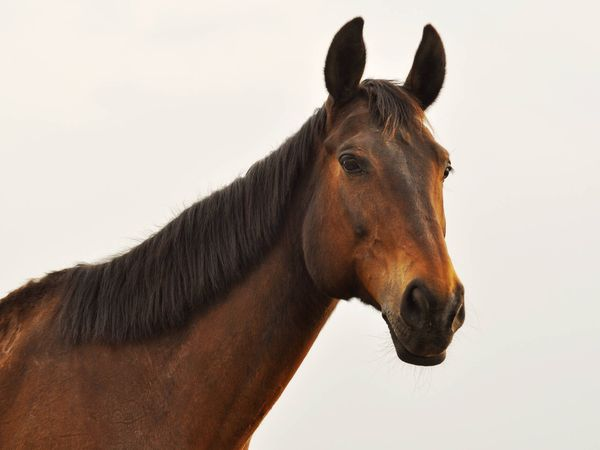
#> input picture caballo.jpg, 600 x 450 px
$ python 'Practica 4.py'
#> lines starting #> are read from the running program, lines starting #| are printed output that depends on the picture; after the words box and inside, x2 and y2 are one past the last pixel; in counts of white or black regions, pixels touching at a corner belong together
#Javier Alejandro Pérez Nuño 22310284 6E2
"""
Created on Thu Feb 13 13:11:24 2025

@author: javier_perez
"""

import cv2
import numpy as np

def cambiar_tono(imagen, canal):
    imagen_modificada = imagen.copy()
    imagen_modificada[:, :, canal] = np.clip(imagen_modificada[:, :, canal] * 1.5, 0, 255)
    return imagen_modificada.astype(np.uint8)

def to_chromatic_coordinates(img):
    img = img.astype(np.float32)
    sum_channels = np.sum(img, axis=2, keepdims=True) + 1e-6  # Evita división por cero
    return img / sum_channels

def white_patch(imgen):
    max_values = np.max(imgen, axis=(0, 1))  # Encuentra el valor máximo de cada canal (R, G, B)
    imagen_white_patch = (255 / max_values) * imagen  # Normaliza por el máximo y escala a 255
    return np.clip(imagen_white_patch, 0, 255).astype(np.uint8)

def clasificador(imagen):
    m, n, c = imagen.shape
    imagenr = np.zeros((m, n))

    for x in range(m):
        for y in range(n):
            rgb = imagen[x, y, 0] + imagen[x, y, 1] + imagen[x, y, 2]
            if rgb > 0:  # Evita división por cero
                imagenr[x, y] = imagen[x, y, 2] / rgb  # Canal rojo normalizado

    mask = imagenr > 0.4  # Umbral ajustable
    return (mask * 255).astype(np.uint8)

# Cargar imagen
imagen = cv2.imread("caballo.jpg").astype(np.float32)

# Crear imágenes con diferentes tonos
imagen_r = cambiar_tono(imagen, 2)  # Modificar canal Rojo
imagen_g = cambiar_tono(imagen, 1)  # Modificar canal Verde
#> call 2 of cambiar_tono, with canal = 1
#> in cambiar_tono (call 2), `imagen_modificada[:, :, canal] = np.clip(imagen_modificada[:, :, canal..`:
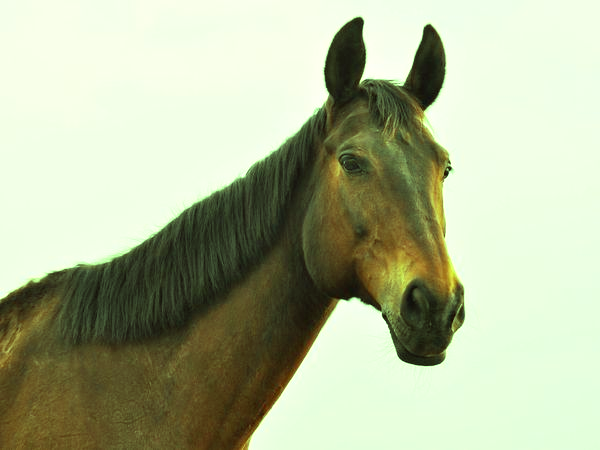
#> imagen_modificada: shape (450, 600, 3) float32; mean B, G, R 154.2, 185.6, 176.7
imagen_b = cambiar_tono(imagen, 0)  # Modificar canal Azul
#> call 3 of cambiar_tono, with canal = 0
#> in cambiar_tono (call 3), `imagen_modificada[:, :, canal] = np.clip(imagen_modificada[:, :, canal..`:
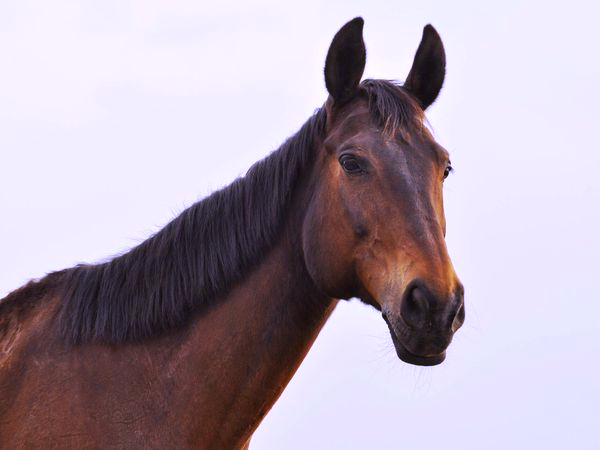
#> imagen_modificada: shape (450, 600, 3) float32; mean B, G, R 177.4, 163.6, 176.7

# Aplicar coordenadas cromáticas
imagen_crom1 = to_chromatic_coordinates(imagen)
imagen_crom2 = to_chromatic_coordinates(imagen_r)
imagen_crom3 = to_chromatic_coordinates(imagen_g)
imagen_crom4 = to_chromatic_coordinates(imagen_b)
#> in to_chromatic_coordinates (call 4), `return img / sum_channels`:
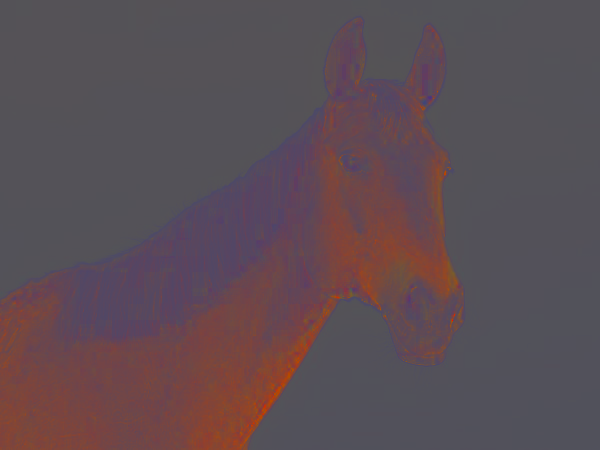
#> returned value: shape (450, 600, 3) float32; mean of channels 0, 1, 2 0.331, 0.305, 0.365; drawn as B, G, R

# Aplicar clasificador antes de White Patch
imagen_clas1 = clasificador(imagen_crom1)
#> after the loop in clasificador, `for x in range(m):`:
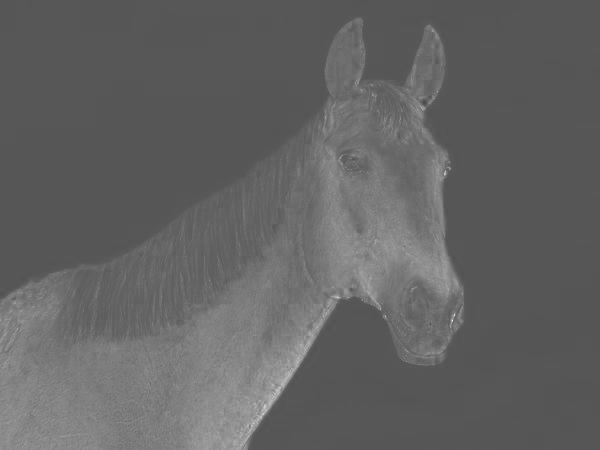
#> imagenr: shape (450, 600) float64; min 0.3, max 1, mean 0.39
#> in clasificador, `mask = imagenr > 0.4`:
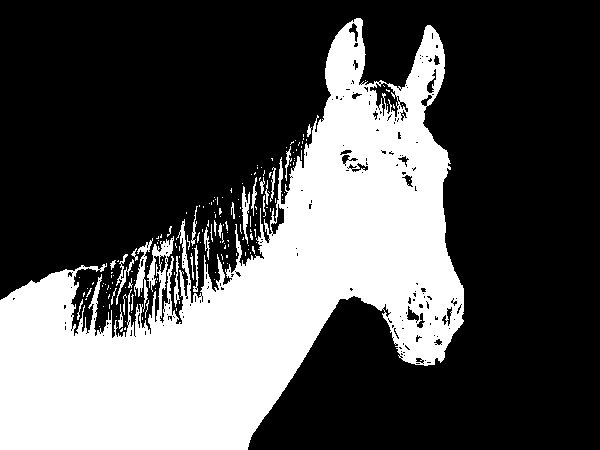
#> mask: shape (450, 600) bool; 32.8% white; 171 white regions (141 under 20 px), largest, box (x1, y1, x2, y2) and area: (0, 18, 464, 450) 85906, (134, 238, 153, 312) 394, (242, 186, 250, 244) 235
imagen_clas2 = clasificador(imagen_crom2)
#> after the loop in clasificador (call 2), `for x in range(m):`:
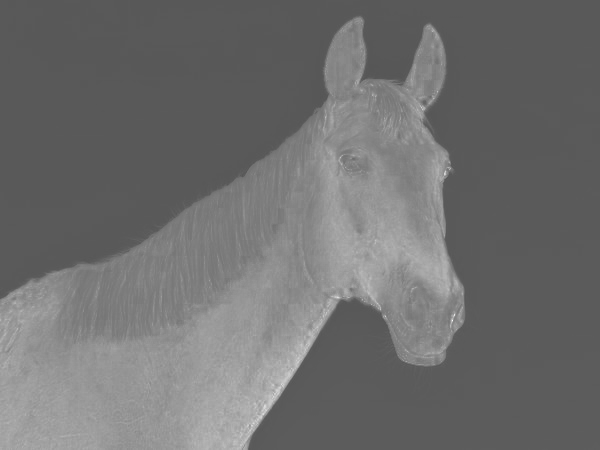
#> imagenr: shape (450, 600) float64; min 0.335, max 1, mean 0.436
#> in clasificador (call 2), `mask = imagenr > 0.4`: mask: shape (450, 600) bool; 39.1% white; 2 white regions (1 under 20 px), largest, box (x1, y1, x2, y2) and area: (0, 16, 465, 450) 105477
imagen_clas3 = clasificador(imagen_crom3)
#> in clasificador (call 3), `mask = imagenr > 0.4`: mask: shape (450, 600) bool; 20.7% white; 319 white regions (294 under 20 px), largest, box (x1, y1, x2, y2) and area: (0, 100, 463, 450) 53263, (409, 95, 437, 150) 416, (414, 342, 446, 359) 205
imagen_clas4 = clasificador(imagen_crom4)
#> in clasificador (call 4), `mask = imagenr > 0.4`:
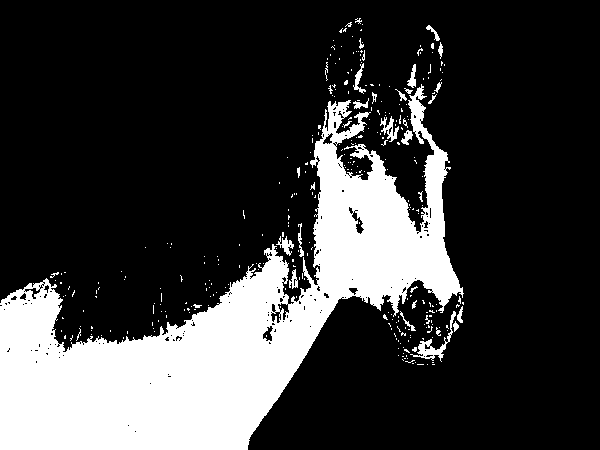
#> mask: shape (450, 600) bool; 23% white; 314 white regions (282 under 20 px), largest, box (x1, y1, x2, y2) and area: (0, 84, 464, 450) 58962, (410, 311, 456, 362) 420, (380, 116, 399, 142) 200

# Aplicar White Patch
imagen_wp1 = white_patch(imagen)
#> in white_patch, `max_values = np.max(imgen, axis=(0, 1))`: max_values = [255, 255, 255]
#> in white_patch, returned value is the input picture: shape (450, 600, 3); mean B, G, R 154.1, 163.6, 176.7
imagen_wp2 = white_patch(imagen_r)
imagen_wp3 = white_patch(imagen_g)
imagen_wp4 = white_patch(imagen_b)

# Aplicar clasificador después de White Patch
imagen_clas_wp1 = clasificador(to_chromatic_coordinates(imagen_wp1))
imagen_clas_wp2 = clasificador(to_chromatic_coordinates(imagen_wp2))
imagen_clas_wp3 = clasificador(to_chromatic_coordinates(imagen_wp3))
imagen_clas_wp4 = clasificador(to_chromatic_coordinates(imagen_wp4))

# Mostrar imágenes
cv2.imshow("Imagen Original", imagen.astype(np.uint8))
cv2.imshow("Imagen Rojo", imagen_r)
cv2.imshow("Imagen Verde", imagen_g)
cv2.imshow("Imagen Azul", imagen_b)
cv2.imshow("Clasificacion Original", imagen_clas1)
cv2.imshow("Clasificacion Rojo", imagen_clas2)
cv2.imshow("Clasificacion Verde", imagen_clas3)
cv2.imshow("Clasificacion Azul", imagen_clas4)
cv2.imshow("White Patch Original", imagen_wp1)
cv2.imshow("White Patch Rojo", imagen_wp2)
cv2.imshow("White Patch Verde", imagen_wp3)
cv2.imshow("White Patch Azul", imagen_wp4)
cv2.imshow("Clasificacion WP Original", imagen_clas_wp1)
cv2.imshow("Clasificacion WP Rojo", imagen_clas_wp2)
cv2.imshow("Clasificacion WP Verde", imagen_clas_wp3)
cv2.imshow("Clasificacion WP Azul", imagen_clas_wp4)

cv2.waitKey(0)
cv2.destroyAllWindows()
